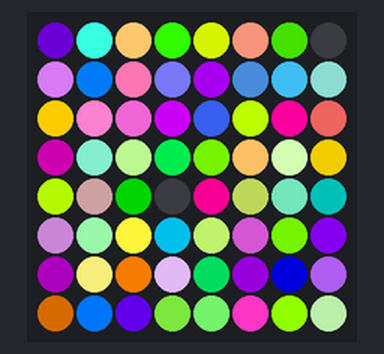
The program below on a simulated Raspberry Pi (BCM pin numbers) with a Sense HAT. Parts: the Sense HAT's 8×8 RGB LED matrix. Random numbers come from a fixed seed.

Above: at 0.07 s.
At 5.22 s:
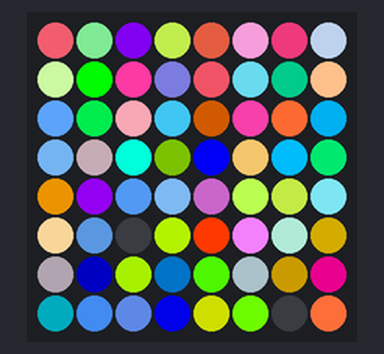
At 10.47 s:
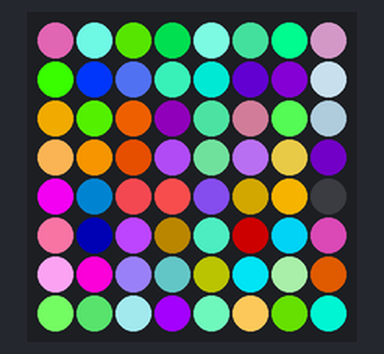
At 20.98 s:
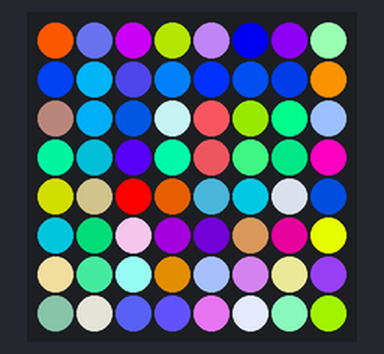
At 28.96 s:
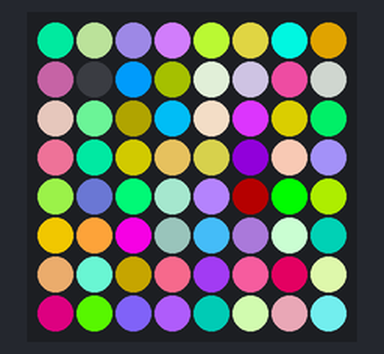
At 39.77 s:
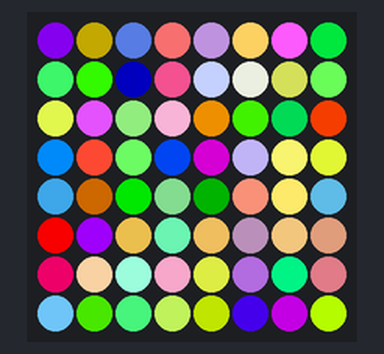

The program:

seizure_machine.py
```python
from sense_hat import SenseHat
from random import randint
from time import sleep

sense = SenseHat()
sense.clear((0, 0, 0))

def rp():
    return (randint(0,255), randint(0,255), randint(0,255) )

while True:
    '''
    random_color = (random.randint(0, 255), random.randint(0, 255), random.randint(0,255))
    random_pixel = (random.randint(0, 7), random.randint(0, 7))

    # set pixel color
    sense.set_pixel(random_pixel[0], random_pixel[1], random_color)
    time.sleep(.1)
    '''

    pixels = [
            rp(), rp(), rp(), rp(), rp(), rp(), rp(), rp(),
            rp(), rp(), rp(), rp(), rp(), rp(), rp(), rp(),
            rp(), rp(), rp(), rp(), rp(), rp(), rp(), rp(),
            rp(), rp(), rp(), rp(), rp(), rp(), rp(), rp(),
            rp(), rp(), rp(), rp(), rp(), rp(), rp(), rp(),
            rp(), rp(), rp(), rp(), rp(), rp(), rp(), rp(),
            rp(), rp(), rp(), rp(), rp(), rp(), rp(), rp(),
            rp(), rp(), rp(), rp(), rp(), rp(), rp(), rp()
            ]

    sense.set_pixels(pixels)
    sleep(.1)
```
